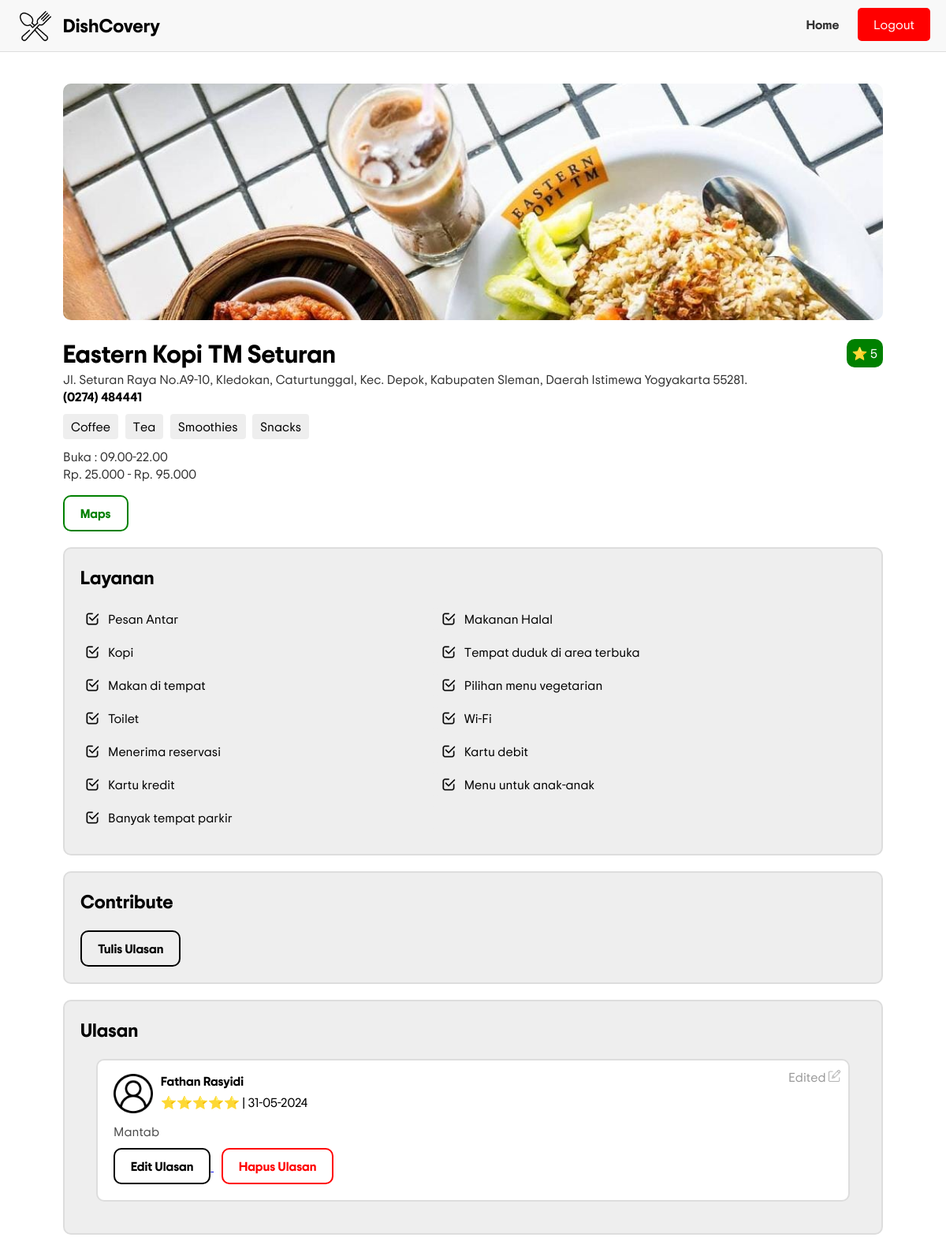
Screenshot of /detail.php?resto=1 (signed in) with the database file from the repository.
### tables this page shows
CREATE TABLE `restoran` (
  `id_resto` int(11) NOT NULL,
  `nama_resto` varchar(100) NOT NULL,
  `alamat` varchar(300) NOT NULL,
  `telp` varchar(25) NOT NULL,
  `kategori` varchar(100) NOT NULL,
  `jam` varchar(20) NOT NULL,
  `harga` varchar(50) NOT NULL,
  `map` varchar(200) NOT NULL,
  `layanan` varchar(1000) NOT NULL
);

CREATE TABLE `review` (
  `id` int(11) NOT NULL,
  `rating` int(5) NOT NULL,
  `date` varchar(20) NOT NULL,
  `nama_resto` varchar(100) NOT NULL,
  `id_resto` int(11) NOT NULL,
  `pesan` text NOT NULL,
  `image` mediumblob NOT NULL,
  `user_id` int(11) NOT NULL,
  `edited` tinyint(1) NOT NULL
);

CREATE TABLE `user` (
  `user_id` int(11) NOT NULL,
  `username` varchar(50) NOT NULL,
  `name` varchar(40) NOT NULL,
  `password` varchar(40) NOT NULL
);

### detail.php (the view, shortened to what this page needs)
<?php
include 'koneksi.php';
$user_session = empty($_SESSION['user']) ? '' : $_SESSION['user'];
if (isset($_GET["resto"])) {
    $resto_id = $_GET["resto"];
    $sql = "SELECT rating FROM review WHERE id_resto = '$resto_id'";
    $result = mysqli_query($connect, $sql);
    if ($result->num_rows > 0) {
        $total_rating = 0;
        $i = 0;
        while ($row = mysqli_fetch_array($result)) {
            $total_rating += $row["rating"];
            $i++;
        }
        $average_rating = $total_rating / $i;
        $average_rating = round($average_rating, 1);
    } else {
        $average_rating = "-";
    }
} else {
    $resto_id = "";
}
$sqlR = "SELECT * FROM restoran where id_resto = '$resto_id'";
$qR = mysqli_query($connect, $sqlR);
$db = mysqli_fetch_array($qR);
?>
<!DOCTYPE html>
<html lang="en">
<head>
    <link rel="stylesheet" href="font/stylesheet.css">
    <link rel="stylesheet" href="index.css">
</head>
<body>
    <header>
        <div class="brand">
            <img src="img/logo.png" alt="logo" width="40px">DishCovery
        </div>
        <nav>
            <a href="index.php" style="font-weight: bold;">Home</a>
            <?php if (empty($_SESSION['user'])) { ?>
                <a href="login.php" class="login" style="background-color: green;">Login</a>
            <?php } else { ?>
                <a href="logout.php" class="login" style="background-color: red;">Logout</a>
            <?php } ?>
        </nav>
    </header>
    <section class="banner">
        <img src="img/banner<?php echo $resto_id ?>.jpg" alt="Banner Image" style="filter: brightness(100%)">
    </section>
    <main>
        <div class="container">
            <div class="restaurant-info">
                <h1><?php echo $db['nama_resto'] ?></h1>
                <p
                    style="float: right; margin-top: -40px; background-color: green; border-radius: 10px; display: inline-block; padding: 7px 7px; color: white;">
                    ⭐ <?php echo $average_rating ?></p>
                <p style="opacity: 0.8; margin-top: 0px; margin-bottom: 0px;"><?php echo $db['alamat'] ?></p>
                <p style="font-weight: bold; margin-top: 0px;"><?php echo $db['telp'] ?></p>
                <div class="tags">
                    <?php
                    $sqlK = "SELECT kategori FROM restoran WHERE id_resto = '$resto_id'";
                    $qK = mysqli_query($connect, $sqlK);
                    while ($k = mysqli_fetch_array($qK)) {
                        $kategori = explode(',', $k['kategori']);
                        foreach ($kategori as $kate) { ?>
                            <span><?php echo $kate; ?></span>
                        <?php }
                    } ?>
                </div>
                <p style="margin-bottom: 0px; opacity: 0.8">Buka : <?php echo $db['jam'] ?></p>
                <p style="margin-top: 0px; opacity: 0.8"><?php echo $db['harga'] ?></p>
                <a href="<?php echo $db['map'] ?>" target="_blank">
                    <button
                        style="border-radius: 10px; border: 2px solid green; padding: 10px 20px; background-color: transparent; color: green; text-decoration: none; font-family: 'Trip Sans'; font-weight: bold; font-size: 16px"
                        onmouseover="this.style.backgroundColor='green'; this.style.color='white'"
                        onmouseout="this.style.backgroundColor='transparent'; this.style.color='green'">Maps</button>
                </a>
            </div>
            <section class="fitur">
                <h2 style="margin-top: 0px;">Layanan</h2>
                <div class="info">
                    <?php
                    $sqlL = "SELECT layanan FROM restoran WHERE id_resto = '$resto_id'";
                    $qL = mysqli_query($connect, $sqlL);
                    while ($l = mysqli_fetch_array($qL)) {
                        $layanan = explode(',', $l['layanan']);
                        foreach ($layanan as $laya) { ?>
                            <div class="item">
                                <span><img src="img/check.png" width="20px"
                                        style="margin-right: 10px"><?php echo $laya ?></span>
                            </div>
                        <?php }
                    } ?>
                </div>
            </section>
            <section class="fitur">
                <div class="contribute">
                    <h2 style="margin-top: 0px;">Contribute</h2>
                    <?php if (empty($_SESSION['user'])) { ?>
                        <a href="login.php?pesan=belum_login">
                        <?php } else { ?>
                        <a href="ulas.php?resto=<?php echo $resto_id ?>">
                            <?php } ?>
                            <button
                                style="border-radius: 10px; border: 2px solid black; padding: 10px 20px; background-color: transparent; color: black; text-decoration: none; font-family: 'Trip Sans'; font-weight: bold; font-size: 16px"
                                onmouseover="this.style.backgroundColor='black'; this.style.color='white'"
                                onmouseout="this.style.backgroundColor='transparent'; this.style.color='black'">Tulis
                                Ulasan</button>
                        </a>
                </div>
            </section>
            <section class="fitur">
                <div class="review-section">
                    <h2>Ulasan</h2>
                    <div class="review">
                        <?php
                        $sql = "select * from review where id_resto='$resto_id' order by date desc";
                        $q = mysqli_query($connect, $sql);
                        while ($r = mysqli_fetch_array($q)) {
                            $id = $r['id'];
                            $rating = $r['rating'];
                            $date = $r['date'];
                            $pesan = $r['pesan'];
                            $user_id = $r['user_id'];
                            $edit = $r['edited'];
                            $user_query = "SELECT name FROM user WHERE user_id = $user_id";
                            $user_result = mysqli_query($connect, $user_query);
                            $user_data = mysqli_fetch_array($user_result);
                            $nama = $user_data['name'];
                            ?>
                        <div class="review-grid">
                                <div style="display: flex; align-items: center;">
                                    <img src="img/user.png" alt="profile image" class="user-img">
                                    <div>
                                        <p><strong><?php echo $nama ?></strong></p>
                                        <p style="margin-bottom: 10px"><?php for ($i = 0; $i < $rating; $i++) {
                                            echo "⭐";
                                        } ?> | <?php echo $date ?></p>
                                    </div>
                                    <div id="pesan-edited" style="opacity: 0.4">
                                        <div>
                                            <?php if ($edit == true) { ?>
                                                Edited
                                                <img src="img/edit.png" alt="edit" style=" width: 15px; height: 15px;">
                                            <?php } ?>
                                        </div>
                                    </div>
                                </div>
                                <p style="opacity: 0.7;"><?php echo $pesan ?></p>
                                <div style="margin-top: 10px;">
                                    <?php if ($user_session == $user_id) { ?>
                                        <a href="ulas.php?op=edit&id=<?php echo $id ?>">
                                            <button
                                                style="border-radius: 10px; border: 2px solid black; padding: 10px 20px; background-color: transparent; color: black; text-decoration: none; font-family: 'Trip Sans'; font-weight: bold; font-size: 16px"
                                                onmouseover="this.style.backgroundColor='black'; this.style.color='white'"
                                                onmouseout="this.style.backgroundColor='transparent'; this.style.color='black'">Edit
                                                Ulasan</button>
                                        </a>
                                        <a href="detail.php?resto=<?php echo $resto_id ?>&op=delete&id=<?php echo $id ?>"
                                            onclick="return confirm('Yakin ingin menghapus ulasan?')">
                                            <button
                                                style="margin-left: 10px ;border-radius: 10px; border: 2px solid red; padding: 10px 20px; background-color: transparent; color: red; text-decoration: none; font-family: 'Trip Sans'; font-weight: bold; font-size: 16px"
                                                onmouseover="this.style.backgroundColor='red'; this.style.color='white'"
                                                onmouseout="this.style.backgroundColor='transparent'; this.style.color='red'">Hapus
                                                Ulasan</button>
                                        </a>
                                    <?php } ?>
                                </div>
                            </div> <?php } ?>
                    </div>
                </div>
            </section>
        </div>
    </main>
</body>
</html>

### index.css (style rules this page uses)
body { font-family: 'Trip Sans'; margin: 0; padding: 0; }
header { display: flex; justify-content: space-between; padding: 20px; height: 25px; background-color: #f8f8f8; border-bottom: 1px solid #ddd; }
header .brand { font-size: 24px; font-family: 'Trip Sans'; font-weight: bold; font-style: normal; align-content: center; display: flex; align-items: center; }
.brand img { margin-left: 5px; margin-right: 15px; }
header nav a { margin-left: 20px; text-decoration: none; color: #333; }
header nav a.login { background-color: #4CAF50; color: white; padding: 10px 20px; border-radius: 5px; }
.banner { margin: 80px; margin-top: 40px; margin-bottom: 0px; }
.banner img { text-align: center; margin: 0 auto; display: block; border-radius: 10px; object-fit: cover; width: 100%; height: 300px; filter: brightness(70%); }

### detail.php (style rules this page uses)
.container { padding: 20px; margin: 60px; margin-top: 0px; }
.fitur { background-color: #eee; border: 2px solid #ddd; padding: 20px; margin-bottom: 20px; border-radius: 10px; }
.restaurant-info { margin-bottom: 20px; }
.restaurant-info h1 { margin: 0; }
.tags { margin: 10px 0; }
.tags span { background-color: #eee; padding: 5px 10px; margin-right: 5px; border-radius: 4px; }
.info, .review-section { margin-top: 0px; }
.info .item { display: inline-block; width: 45%; margin-bottom: 10px; }
.info .item span { background-color: #eee; display: flex; align-items: center; padding: 5px; border-radius: 4px; }
.review-section h2 { margin: 0 0 0 0; }
.review { margin-bottom: 20px; margin: 20px; }
.review-grid { background-color: white; border: 2px solid #ddd; padding: 20px; padding-top: 10px; margin-bottom: 20px; border-radius: 10px; position: relative; }
#pesan-edited { position: absolute; right: 10px; top: 10px; }
.user-img { width: 50px; height: 50px; margin-right: 10px; }
.review p { margin: 5px 0; }

### rows the page displays
restoran: nama_resto "Eastern Kopi TM Seturan", alamat "Jl. Seturan Raya No.A9-10, Kledokan, Caturtunggal, Kec. Depok, Kabupaten Sleman, Daerah Istimewa Yogyakarta 55281.", telp "(0274) 484441", kategori "Coffee", kategori "Tea", kategori "Smoothies", kategori "Snacks", jam "09.00-22.00", harga "Rp. 25.000 - Rp. 95.000", layanan "Pesan Antar", layanan "Makanan Halal", layanan "Kopi", layanan "Tempat duduk di area terbuka", layanan "Makan di tempat", layanan "Pilihan menu vegetarian", layanan "Toilet", layanan "Wi-Fi", layanan "Menerima reservasi", layanan "Kartu debit", layanan "Kartu kredit", layanan "Menu untuk anak-anak", layanan "Banyak tempat parkir"
review: user.name "Fathan Rasyidi", date "31-05-2024", edited 1 (drawn), pesan "Mantab"

### other values shown
$average_rating "5"
